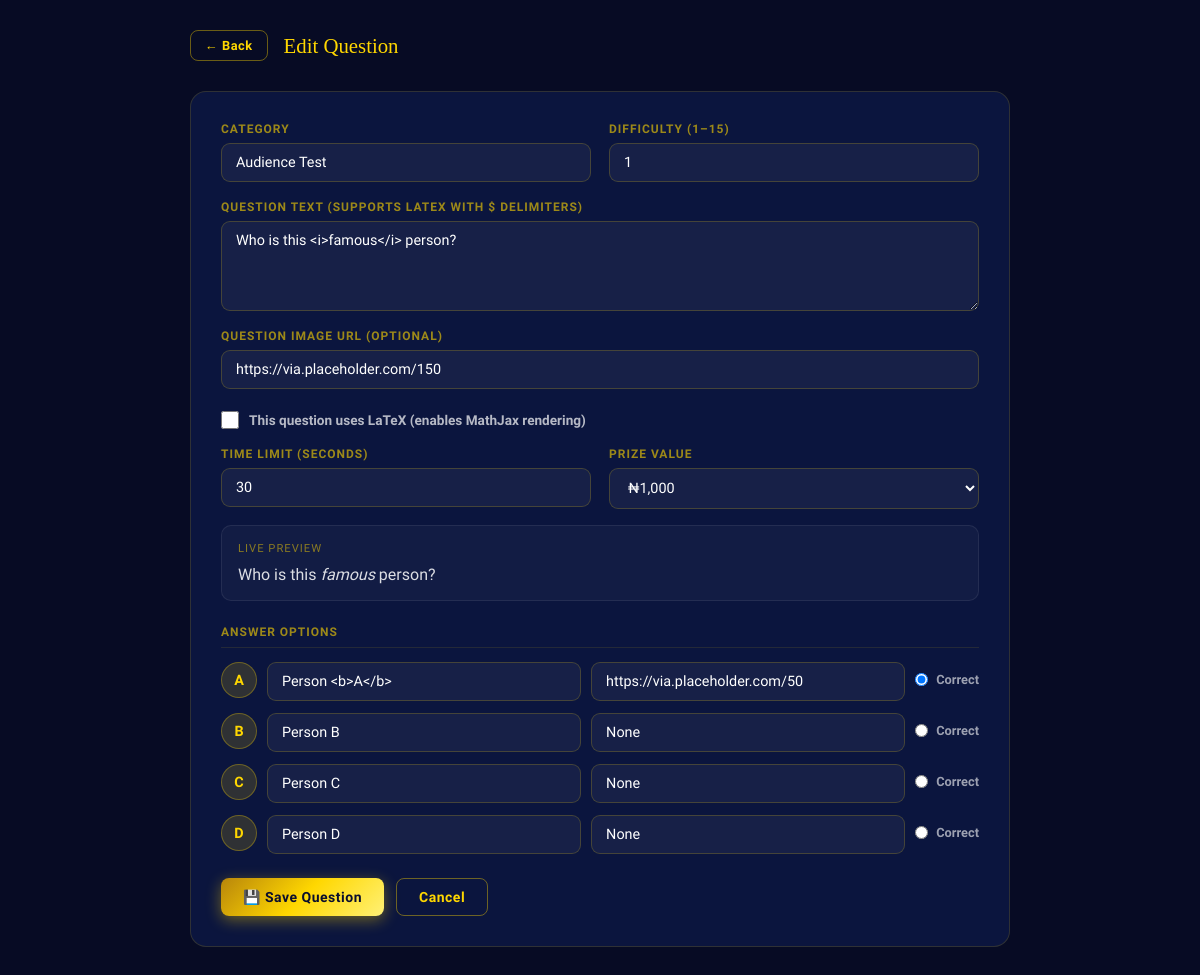
The app's page /admin/questions/19/edit (signed in) with its own data.
### app/models.py (models this page shows, shortened)
class Question(db.Model):
    __tablename__ = 'questions'
    id = db.Column(db.Integer, primary_key=True)
    category = db.Column(db.String(100), default='General')
    difficulty = db.Column(db.Integer, default=1)  # 1-15 like WWTBAM levels
    question_text = db.Column(db.Text, nullable=False)
    question_image = db.Column(db.String(500), nullable=True)  # URL or base64
    use_latex = db.Column(db.Boolean, default=False)
    option_a = db.Column(db.Text, nullable=False)
    option_b = db.Column(db.Text, nullable=False)
    option_c = db.Column(db.Text, nullable=False)
    option_d = db.Column(db.Text, nullable=False)
    option_a_image = db.Column(db.String(500), nullable=True)
    option_b_image = db.Column(db.String(500), nullable=True)
    option_c_image = db.Column(db.String(500), nullable=True)
    option_d_image = db.Column(db.String(500), nullable=True)
    correct_answer = db.Column(db.String(1), nullable=False)  # 'A', 'B', 'C', or 'D'
    time_limit = db.Column(db.Integer, default=30)
    prize_value = db.Column(db.String(50), default='₦0')
    created_at = db.Column(db.DateTime, default=datetime.utcnow)

### app/blueprints/admin/routes.py (the view, shortened to what this page needs)
@admin_bp.route('/questions/<int:q_id>/edit', methods=['GET', 'POST'])
@require_admin
def edit_question(q_id):
    q = Question.query.get_or_404(q_id)
    return render_template('admin/question_form.html', question=q, prize_ladder=game_state.prize_ladder)

### app/blueprints/admin/routes.py (called while the page is built)
def require_admin(f):
    from functools import wraps
    @wraps(f)
    def decorated(*args, **kwargs):
        if not session.get('is_admin'):
            return redirect(url_for('admin.login'))
        return f(*args, **kwargs)
    return decorated

### app/templates/admin/question_form.html (shortened to what this page needs)
{% extends "base.html" %}
{% block body %}
<div class="page-wrap">
  <div class="page-header">
    <a href="/admin/questions" class="btn btn-ghost" style="padding:7px 14px;font-size:0.8rem;">← Back</a>
    <div class="page-title">{{ 'Edit Question' if question else 'New Question' }}</div>
  </div>
  <form method="POST" class="form-card">
    <div class="form-grid">
      <div class="form-group">
        <label>Category</label>
        <input type="text" name="category" value="{{ question.category if question else '' }}" placeholder="e.g. Mathematics">
      </div>
      <div class="form-group">
        <label>Difficulty (1–15)</label>
        <input type="number" name="difficulty" min="1" max="15" value="{{ question.difficulty if question else 1 }}">
      </div>
      <div class="form-group full">
        <label>Question Text (supports LaTeX with $ delimiters)</label>
        <textarea name="question_text" id="q-text" placeholder="Enter question. Use $...$ for inline math or $$...$$ for display math."
          oninput="updatePreview()">{{ question.question_text if question else '' }}</textarea>
      </div>
      <div class="form-group full">
        <label>Question Image URL (optional)</label>
        <input type="url" name="question_image" value="{{ question.question_image or '' }}" placeholder="https://... (leave blank for none)">
      </div>
      <div class="form-group full">
        <div class="checkbox-wrap">
          <input type="checkbox" name="use_latex" id="use-latex" {{ 'checked' if question and question.use_latex else '' }}>
          <label for="use-latex">This question uses LaTeX (enables MathJax rendering)</label>
        </div>
      </div>
      <div class="form-group">
        <label>Time Limit (seconds)</label>
        <input type="number" name="time_limit" min="10" max="120" value="{{ question.time_limit if question else 30 }}">
      </div>
      <div class="form-group">
        <label>Prize Value</label>
        <select name="prize_value">
          {% set prizes = ['₦1,000','₦2,000','₦3,000','₦5,000','₦7,500','₦10,000','₦15,000','₦20,000','₦30,000','₦50,000','₦75,000','₦150,000','₦300,000','₦500,000','₦1,000,000'] %}
          {% for p in prizes %}
          <option value="{{ p }}" {{ 'selected' if question and question.prize_value == p else '' }}>{{ p }}</option>
          {% endfor %}
        </select>
      </div>
    </div>
    <div class="preview-box">
      <div class="preview-label">Live Preview</div>
      <div class="preview-content" id="q-preview">Type your question above...</div>
    </div>
    <div class="options-section" style="margin-top:24px;">
      <div class="options-title">Answer Options</div>
      {% for letter in ['A','B','C','D'] %}
      {% set attr = 'option_' + letter.lower() %}
      {% set img_attr = 'option_' + letter.lower() + '_image' %}
      <div class="option-row">
        <div class="opt-badge">{{ letter }}</div>
        <div>
          <input type="text" name="{{ attr }}" placeholder="Option {{ letter }} text (supports $LaTeX$)"
            value="{{ question[attr] if question else '' }}"
            id="opt-{{ letter }}" oninput="updatePreview()">
        </div>
        <div>
          <input type="url" name="{{ img_attr }}" placeholder="Image URL (optional)"
            value="{{ question[img_attr] if question else '' }}">
        </div>
        <div class="correct-radio">
          <input type="radio" name="correct_answer" value="{{ letter }}" id="correct-{{ letter }}"
            {{ 'checked' if question and question.correct_answer == letter else ('checked' if not question and letter == 'A' else '') }}>
          <label for="correct-{{ letter }}">Correct</label>
        </div>
      </div>
      {% endfor %}
    </div>
    <div class="btn-row">
      <button type="submit" class="btn btn-gold">💾 Save Question</button>
      <a href="/admin/questions" class="btn btn-ghost">Cancel</a>
    </div>
  </form>
</div>
{% endblock %}

### app/templates/base.html (style rules this page uses)
:root { --gold: #FFD700; --gold-light: #FFF176; --gold-dark: #B8860B; --deep-blue: #0A0E2E; --mid-blue: #0D1B4B; --accent-blue: #1E3A8A; --glow-blue: #3B82F6; --correct: #22C55E; --wrong: #EF4444; --neutral: #6B7280; --white: #FFFFFF; --font-display: 'Cinzel Decorative', serif; --font-body: 'Exo 2', sans-serif; }
*, *::before, *::after { box-sizing: border-box; margin: 0; padding: 0; }
html, body { height: 100%; }
body { font-family: var(--font-body); background: var(--deep-blue); color: var(--white); overflow-x: hidden; }
.btn { display: inline-flex; align-items: center; justify-content: center; gap: 8px; padding: 10px 22px; border: none; border-radius: 8px; cursor: pointer; font-family: var(--font-body); font-weight: 700; font-size: 14px; transition: all 0.2s ease; text-decoration: none; letter-spacing: 0.5px; }
.btn-gold { background: linear-gradient(135deg, var(--gold-dark), var(--gold), var(--gold-light)); color: var(--deep-blue); box-shadow: 0 4px 15px rgba(255,215,0,0.4); }
.btn-ghost { background: transparent; border: 1px solid rgba(255,215,0,0.4); color: var(--gold); }

### app/templates/admin/question_form.html (style rules this page uses)
body { background: #070B24; }
.page-wrap { max-width: 860px; margin: 0 auto; padding: 30px 20px; }
.page-header { display: flex; align-items: center; gap: 16px; margin-bottom: 30px; }
.page-title { font-family: var(--font-display); font-size: 1.3rem; color: var(--gold); }
.form-card { background: rgba(13,27,75,0.7); border: 1px solid rgba(255,215,0,0.15); border-radius: 16px; padding: 30px; }
.form-grid { display: grid; grid-template-columns: 1fr 1fr; gap: 18px; }
.form-group { display: flex; flex-direction: column; gap: 7px; }
.form-group.full { grid-column: 1 / -1; }
label { font-size: 0.75rem; font-weight: 700; text-transform: uppercase; letter-spacing: 1px; color: rgba(255,215,0,0.6); }
input[type="text"], input[type="number"], input[type="url"], select, textarea { background: rgba(255,255,255,0.05); border: 1px solid rgba(255,215,0,0.2); border-radius: 9px; color: white; font-family: var(--font-body); padding: 10px 14px; font-size: 0.9rem; outline: none; width: 100%; transition: border-color 0.2s; }
select option { background: #0D1B4B; }
textarea { resize: vertical; min-height: 90px; }
.options-section { margin-top: 6px; }
.options-title { font-size: 0.75rem; font-weight: 700; text-transform: uppercase; letter-spacing: 1px; color: rgba(255,215,0,0.6); margin-bottom: 14px; padding-bottom: 8px; border-bottom: 1px solid rgba(255,215,0,0.1); }
.option-row { display: grid; grid-template-columns: 36px 1fr 1fr auto; gap: 10px; align-items: start; margin-bottom: 12px; }
.opt-badge { width: 36px; height: 36px; border-radius: 50%; background: rgba(255,215,0,0.15); border: 1px solid rgba(255,215,0,0.3); color: var(--gold); font-weight: 700; display: flex; align-items: center; justify-content: center; font-size: 0.9rem; margin-top: 0; }
.correct-radio { display: flex; align-items: center; gap: 8px; padding-top: 10px; }
.correct-radio input { width: auto; }
.correct-radio label { font-size: 0.8rem; text-transform: none; letter-spacing: 0; color: rgba(255,255,255,0.6); }
.preview-box { background: rgba(255,255,255,0.03); border: 1px solid rgba(255,255,255,0.08); border-radius: 10px; padding: 16px; margin-top: 16px; }
.preview-label { font-size: 0.7rem; color: rgba(255,215,0,0.5); text-transform: uppercase; letter-spacing: 1px; margin-bottom: 10px; }
.preview-content { font-size: 1rem; color: rgba(255,255,255,0.85); }
.btn-row { display: flex; gap: 12px; margin-top: 24px; }
.checkbox-wrap { display: flex; align-items: center; gap: 10px; padding-top: 4px; }
.checkbox-wrap input[type="checkbox"] { width: 18px; height: 18px; accent-color: var(--gold); }
.checkbox-wrap label { font-size: 0.85rem; text-transform: none; letter-spacing: 0; color: rgba(255,255,255,0.7); }

### records on screen
Question: category "Audience Test", difficulty "1", question_text "Who is this <i>famous</i> person?", question_image "https://via.placeholder.com/150", time_limit "30", option_a "Person <b>A</b>" "Person B" "Person C" "Person D", option_a_image "https://via.placeholder.com/50" "None" "None" "None"

### other values on screen
{{ 'Edit Question' if question else 'New Question' }} "Edit Question"
{{ letter }} "A" "B" "C" "D"
form field prize_value "₦1,000"
